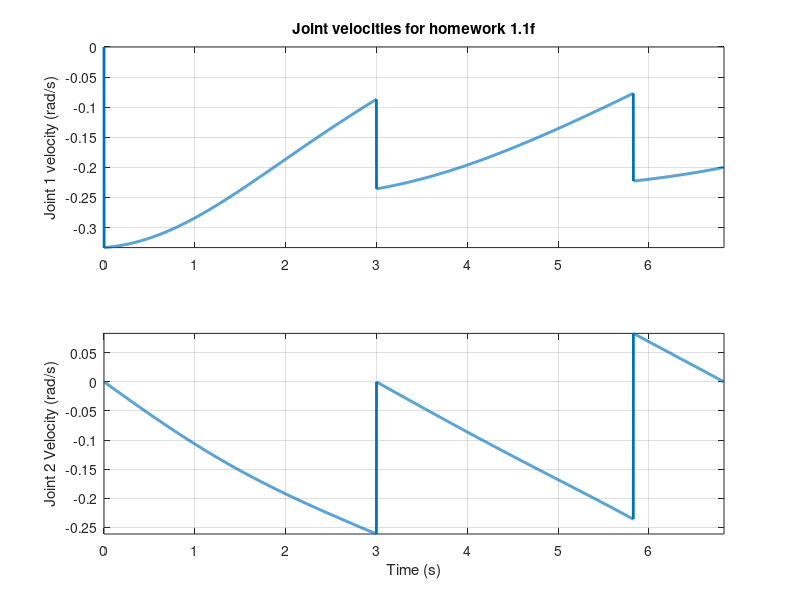
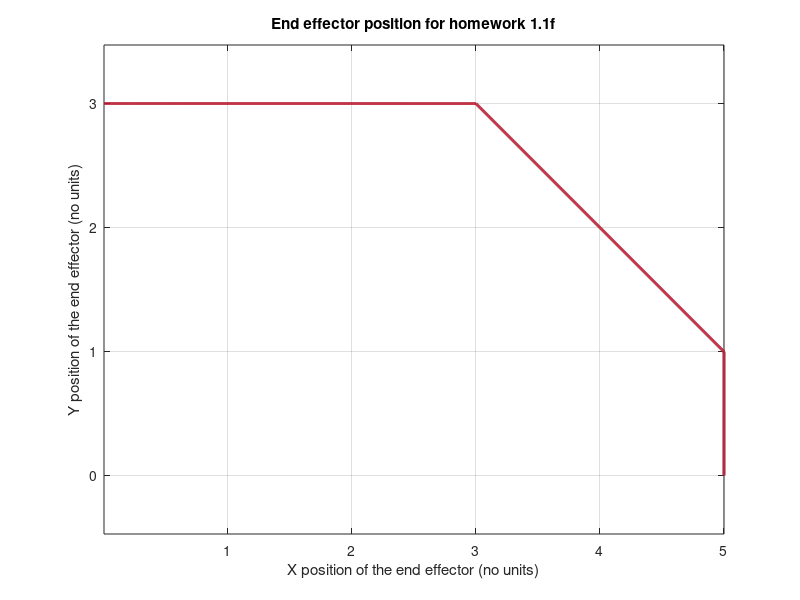

These figures' MATLAB source, in order:
clear
home

%initial conditions
L1 = 4;
L2 = 3;
time_step = 0.001;
x(1) = 0;
y(1) = 3;

%arm configuration 1 (page 3 of notes, q calculated from x)
q2(1) = -acos((x^2+y^2-L1^2-L2^2)/(2*L1*L2));
q1(1) = atan2(y(1),x(1)) - atan2(L2*sin(q2(1)), L1+L2*cos(q2(1)));
i=1;

%arm configuration 2
x(i) = L1*cos(q1(i)) + L2*cos(q1(i)+q2(i));
y(i) = L1*sin(q1(i)) + L2*sin(q1(i)+q2(i));
phi = atan2(y(i), x(i));
q1_alt(1) = 2*phi - q1(1);
q2_alt(1) = -q2(1);

%plots the two arms to check starting angles
figure(1); clf;
hold on;
line([0; L1*cos(q1(i))], [0; L1*sin(q1(i))]);
line([L1*cos(q1(i)), L1*cos(q1(i)) + L2*cos(q1(i) + q2(i))], [L1*sin(q1(i)), L1*sin(q1(i)) + L2*sin(q1(i) + q2(i))]);
line([0; L1*cos(q1_alt(i))], [0; L1*sin(q1_alt(i))]);
line([L1*cos(q1_alt(i)), L1*cos(q1_alt(i)) + L2*cos(q1_alt(i) + q2_alt(i))], [L1*sin(q1_alt(i)), L1*sin(q1_alt(i)) + L2*sin(q1_alt(i) + q2_alt(i))]);
axis equal

%for elbow left comment this out
q1(1) = q1_alt;
q2(1) = q2_alt;

time(i) = 0;
while x(i) <= 3
    i = i + 1;
    %compute the Jacobian as a function of the joint angles, q
    J = [ -L1*sin(q1(i-1)) - L2*sin(q1(i-1) + q2(i-1)), -L2*sin(q1(i-1) +q2(i-1));...
        L1*cos(q1(i-1)) + L2*cos(q1(i-1) + q2(i-1)), L2*cos(q1(i-1) + q2(i-1))];
    
    %joint velocities are related to the end point velocities as the
    %inverse of the jacobian
    qdot = inv(J)*[1;0];
    q1dot(i) = qdot(1);
    q2dot(i) = qdot(2);
    
    %this increments the joint angles and then computes the x(i) and y(i)
    %could also try to increment the end effector and compute the joint
    %angles
    q1(i) = q1(i-1) + q1dot(i)*time_step;
    q2(i) = q2(i-1) + q2dot(i)*time_step;
    x(i) = L1*cos(q1(i)) + L2*cos(q1(i) + q2(i));
    y(i) = L1*sin(q1(i)) + L2*sin(q1(i) + q2(i));
    time(i) = time(i-1) + time_step;
end

%now change velocities
while x(i) <= 5
    i = i + 1;
    J = [ -L1*sin(q1(i-1)) - L2*sin(q1(i-1) + q2(i-1)), -L2*sin(q1(i-1) +q2(i-1));...
        L1*cos(q1(i-1)) + L2*cos(q1(i-1) + q2(i-1)), L2*cos(q1(i-1) + q2(i-1))];
    qdot = inv(J)*[sqrt(.5); -sqrt(.5)];
    q1dot(i) = qdot(1);
    q2dot(i) = qdot(2);
    q1(i) = q1(i-1) + q1dot(i)*time_step;
    q2(i) = q2(i-1) + q2dot(i)*time_step;
    x(i) = L1*cos(q1(i)) + L2*cos(q1(i) + q2(i));
    y(i) = L1*sin(q1(i)) + L2*sin(q1(i) + q2(i));
    time(i) = time(i-1) + time_step;
end
while y(i) >= 0
    i = i + 1;
    J = [ -L1*sin(q1(i-1)) - L2*sin(q1(i-1) + q2(i-1)), -L2*sin(q1(i-1) +q2(i-1));...
        L1*cos(q1(i-1)) + L2*cos(q1(i-1) + q2(i-1)), L2*cos(q1(i-1) + q2(i-1))];
    qdot = inv(J)*[0; -1];
    q1dot(i) = qdot(1);
    q2dot(i) = qdot(2);
    q1(i) = q1(i-1) + q1dot(i)*time_step;
    q2(i) = q2(i-1) + q2dot(i)*time_step;
    x(i) = L1*cos(q1(i)) + L2*cos(q1(i) + q2(i));
    y(i) = L1*sin(q1(i)) + L2*sin(q1(i) + q2(i));
    time(i) = time(i-1) + time_step;
end

lw = 2; %linewidth for better plotting
figure(1)
subplot(2,1,1)
plot(time, q1dot, 'LineWidth', lw)
axis tight
ylabel('Joint 1 velocity (rad/s)');
grid on
title('Joint velocities for homework 1.1f')
subplot(2,1,2)
plot(time, q2dot, 'LineWidth', lw)
grid on
axis tight
xlabel('Time (s)')
ylabel('Joint 2 Velocity (rad/s)')

figure(2)
plot(x, y, 'linewidth', lw)
hold on
plot(x, y, 'r', 'linewidth', lw)
xlabel('X position of the end effector (no units)')
ylabel('Y position of the end effector (no units)')
title('End effector position for homework 1.1f')
axis equal
grid on
